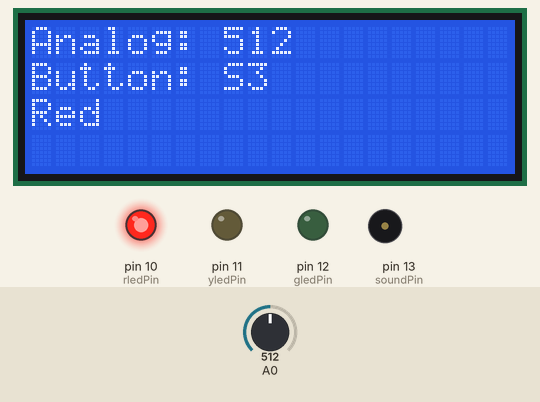
This sketch was run on a simulated Arduino Uno, built with avr-gcc and run on an emulated ATmega328P. Parts: 20×4 character LCD, output pins drawn as LEDs (lit = HIGH), buzzer (waves = sounding). The inputs (shaded band) are chosen by the test bench; at power-on: A0 = 512.

Above: at 1.2 s.
1.3 s: A0 set to 108
At 1.56 s:
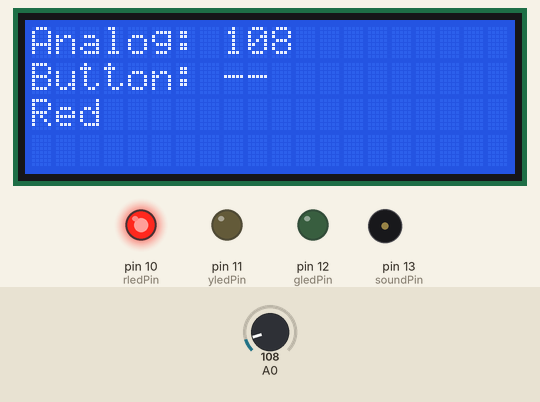
3.7 s: A0 set to 88
At 6.0 s:
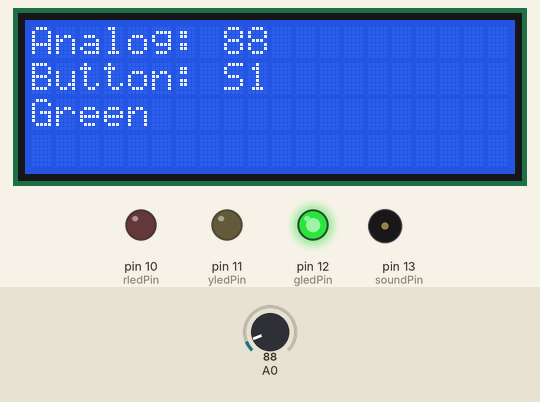
6.3 s: A0 set to 110
At 8.5 s:
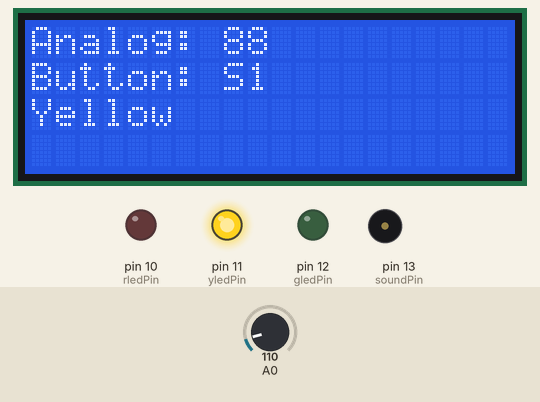
Timing chart, 0 to 10.5 s (numbered marks = the images above; inputs shaded):
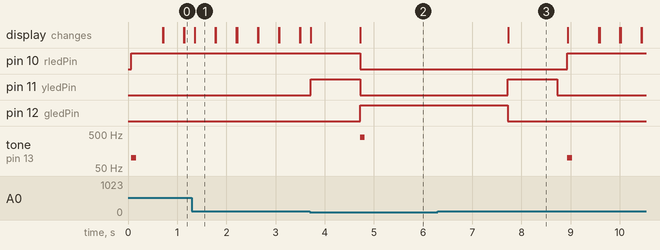

The sketch:

AmpelMitTastenUndTone.ino
```cpp
// include LCD functions:
#include <LiquidCrystal.h>

// define the LCD screen
LiquidCrystal lcd(3, 4, 6, 7, 8, 9);

// global variable, stores the result from analog pin
int analogValue;
int rTone = 0;  // extra variable for redlight tone
int rledPin = 10;
int yledPin = 11;
int gledPin = 12;
int soundPin = 13;
char* button[]={"S1", "S2", "S3", "S4", "S5", "--"};
char* color[]={"Red", "Red + Yellow", "Yellow", "Green"};

void setup() {
  // Pins initialization, creates LCD
  pinMode(rledPin, OUTPUT);
  pinMode(yledPin, OUTPUT);
  pinMode(gledPin, OUTPUT);
  pinMode(soundPin, OUTPUT);
  lcd.begin(20, 4);
  }

void lcdInit() {
  // Function to initialize LCD-Output
  lcd.clear();
  lcd.setCursor(0,0);
  lcd.print("Analog: ");
  lcd.setCursor(0, 1);
  lcd.print("Button: ");
  lcd.setCursor(8,0);
  lcd.print(analogValue);
}

// Function to print Button State
void lcdPrintButton(int b) {
  lcd.setCursor(8,1);
  lcd.print(button[b]);
}

// Function to Print LED Color
void lcdPrintColor(int c) {
  lcd.setCursor(0, 2);
  lcd.print(color[c]);
}

void loop() {
  analogValue = analogRead(A0);
  digitalWrite(rledPin, HIGH); // Turn on red Light
  // Redlight tone beeps only once
  if (rTone == 0) {
    tone(13, 100, 100); // Tone for red light
    rTone++; // Add 1 to break Tone loop
  }
  lcdInit();
  lcdPrintColor(0);
// IF-Loop to define pressed button
  if (analogValue < 100) {
    lcdInit();
    lcdPrintButton(0);
    // Ampel implementation
    digitalWrite(yledPin, HIGH); // Turn on yellow Light
    lcdPrintColor(1);
    delay(1000);
    digitalWrite(rledPin, LOW); // Turn off red light
    digitalWrite(yledPin, LOW); // Turn off yellow light
    digitalWrite(gledPin, HIGH); // Turn on green light
    tone(13, 400, 100); // Tone For green light
    lcdInit();
    lcdPrintButton(0);
    lcdPrintColor(3);
    delay(3000);
    digitalWrite(gledPin, LOW); // Turn off green light
    digitalWrite(yledPin, HIGH); // Turn on yellow light
    lcdInit();
    lcdPrintButton(0);
    lcdPrintColor(2);
    delay(1000);
    digitalWrite(yledPin, LOW); // Turn of yellow light
    rTone = 0; // Reset variable for Redlight Tone to produce tone
  }
  else if (analogValue >=200 && analogValue <=300) {
    lcdInit();
    lcdPrintColor(0);
    lcdPrintButton(1);
  }
  else if (analogValue >=420 && analogValue <=530) {
    lcdInit();
    lcdPrintColor(0);
    lcdPrintButton(2);
  }
  else if (analogValue >=600 && analogValue <=750) {
    lcdInit();
    lcdPrintColor(0);
    lcdPrintButton(3);
  }
  else if (analogValue >=770 && analogValue <=900) {
    lcdInit();
    lcdPrintColor(0);
    lcdPrintButton(4);
  }
  else {
    lcdInit();
    lcdPrintColor(0);
    lcdPrintButton(5);
  }

  delay(200);
  lcd.clear();
}
```

Measured:
- the behaviour switches between 100 and 99 on A0 (found by bisection; images 1 and 2)
- after the input at 1.3 s, the display: changes after 0.06 s (image 1)
- after the input at 3.7 s, pin 10 (rledPin): HIGH → LOW after 1.0 s; pin 11 (yledPin): LOW → HIGH at once, → LOW 1.0 s later; pin 12 (gledPin): LOW → HIGH after 1.0 s; tone on pin 13 (soundPin): silent → 400 Hz after 1.0 s, → silent 0.10 s later; the display: first changes at once (image 2 shows a later state)
- after the input at 6.3 s, pin 10 (rledPin): goes on until 8.9 s, then stays HIGH; pin 11 (yledPin): goes on until 8.7 s, then stays LOW; pin 12 (gledPin): goes on until 7.7 s, then stays LOW; tone on pin 13 (soundPin): goes on until 9.0 s, then stays silent
- what the display in image 1 shows lasts 0.4 s, from 1.4 s to 1.8 s
